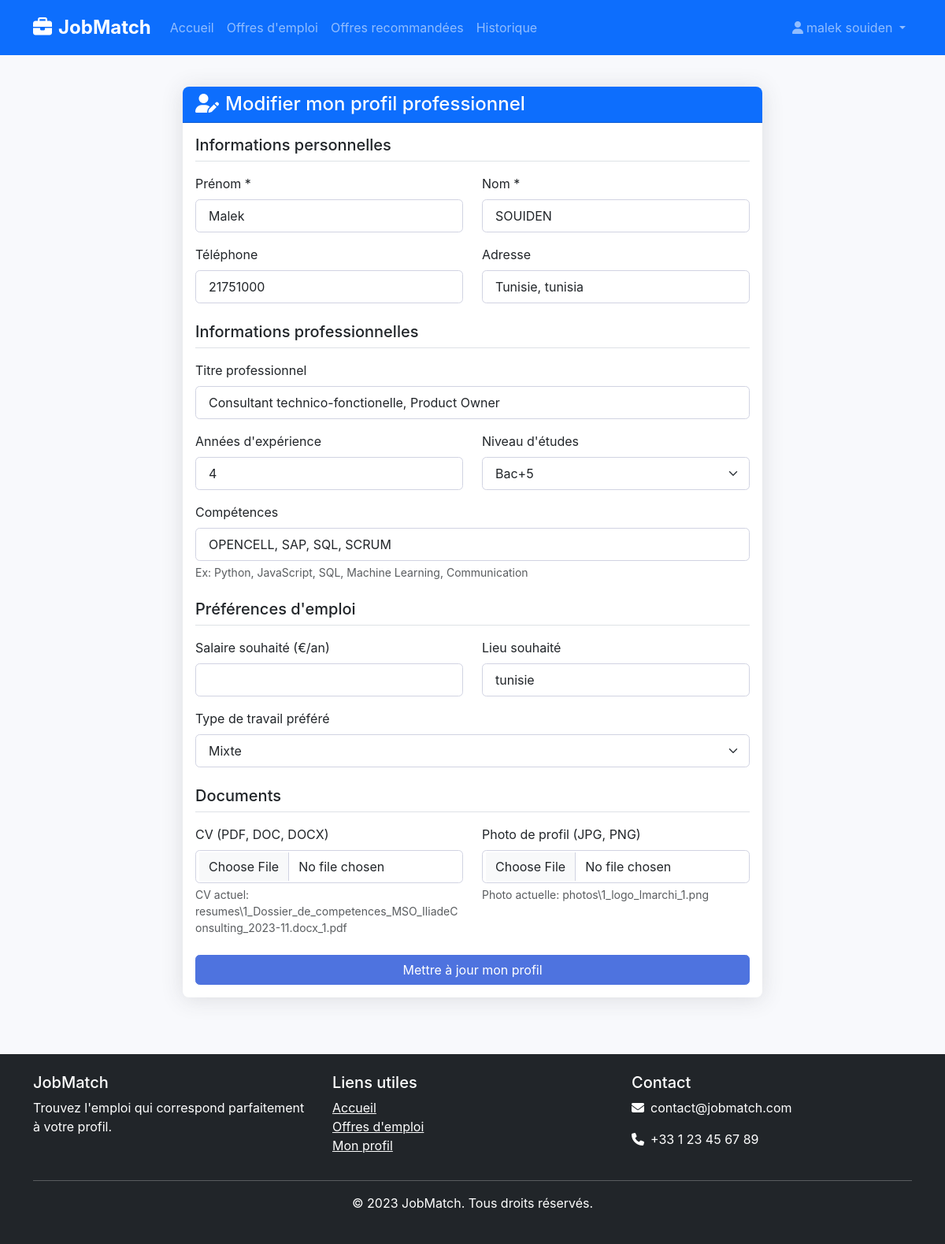
The app's page /profile/edit (signed in) with its own data.
### app/models/user.py (models this page shows, shortened)
class User(db.Model, UserMixin):
    id = db.Column(db.Integer, primary_key=True)
    username = db.Column(db.String(20), unique=True, nullable=False)
    email = db.Column(db.String(120), unique=True, nullable=False)
    password_hash = db.Column(db.String(60), nullable=False)
    created_at = db.Column(db.DateTime, default=datetime.utcnow)
    profile = db.relationship('Profile', backref='user', uselist=False, cascade='all, delete-orphan')
    search_history = db.relationship('SearchHistory', backref='user', lazy=True, cascade='all, delete-orphan')

### app/models/profile.py (models this page shows, shortened)
class Profile(db.Model):
    id = db.Column(db.Integer, primary_key=True)
    user_id = db.Column(db.Integer, db.ForeignKey('user.id'), nullable=False)
    first_name = db.Column(db.String(50), nullable=False)
    last_name = db.Column(db.String(50), nullable=False)
    phone = db.Column(db.String(20))
    address = db.Column(db.String(200))
    title = db.Column(db.String(100))  # Titre professionnel
    years_experience = db.Column(db.Integer, default=0)
    education_level = db.Column(db.String(50))  # Niveau d'études
    desired_salary = db.Column(db.Integer)
    desired_location = db.Column(db.String(100))
    work_type = db.Column(db.String(20))  # Présentiel, télétravail, mixte
    resume_path = db.Column(db.String(255))
    photo_path = db.Column(db.String(255))
    skills = db.relationship('Skill', secondary=profile_skills, lazy='subquery',
                            backref=db.backref('profiles', lazy=True))

### app/routes/profile.py (the view, shortened to what this page needs)
@profile.route('/profile/edit', methods=['GET', 'POST'])
@login_required
def edit_profile():
    if not current_user.profile:
        return redirect(url_for('profile.create_profile'))
    profile = current_user.profile
    skills_str = ', '.join([skill.name for skill in profile.skills])
    return render_template('profile/edit.html', profile=profile, skills=skills_str)

### app/models/user.py (called while the page is built)
@login_manager.user_loader
def load_user(user_id):
    return User.query.get(int(user_id))

### app/templates/profile/edit.html (shortened to what this page needs)
{% extends "base.html" %}
{% block content %}
<div class="row justify-content-center">
    <div class="col-md-8">
        <div class="card shadow">
            <div class="card-header bg-primary text-white">
                <h4 class="mb-0"><i class="fas fa-user-edit me-2"></i>Modifier mon profil professionnel</h4>
            </div>
            <div class="card-body">
                <form method="POST" action="{{ url_for('profile.edit_profile') }}" enctype="multipart/form-data">
                    <h5 class="border-bottom pb-2 mb-3">Informations personnelles</h5>
                    <div class="row mb-3">
                        <div class="col-md-6">
                            <label for="first_name" class="form-label">Prénom *</label>
                            <input type="text" class="form-control" id="first_name" name="first_name" value="{{ profile.first_name }}" required>
                        </div>
                        <div class="col-md-6">
                            <label for="last_name" class="form-label">Nom *</label>
                            <input type="text" class="form-control" id="last_name" name="last_name" value="{{ profile.last_name }}" required>
                        </div>
                    </div>
                    <div class="row mb-3">
                        <div class="col-md-6">
                            <label for="phone" class="form-label">Téléphone</label>
                            <input type="tel" class="form-control" id="phone" name="phone" value="{{ profile.phone or '' }}">
                        </div>
                        <div class="col-md-6">
                            <label for="address" class="form-label">Adresse</label>
                            <input type="text" class="form-control" id="address" name="address" value="{{ profile.address or '' }}">
                        </div>
                    </div>
                    <h5 class="border-bottom pb-2 mb-3 mt-4">Informations professionnelles</h5>
                    <div class="mb-3">
                        <label for="title" class="form-label">Titre professionnel</label>
                        <input type="text" class="form-control" id="title" name="title" value="{{ profile.title or '' }}" placeholder="Ex: Développeur Web, Data Scientist...">
                    </div>
                    <div class="row mb-3">
                        <div class="col-md-6">
                            <label for="years_experience" class="form-label">Années d'expérience</label>
                            <input type="number" class="form-control" id="years_experience" name="years_experience" value="{{ profile.years_experience or 0 }}" min="0">
                        </div>
                        <div class="col-md-6">
                            <label for="education_level" class="form-label">Niveau d'études</label>
                            <select class="form-select" id="education_level" name="education_level">
                                <option value="Bac+5" {% if profile.education_level == 'Bac+5' %}selected{% endif %}>Bac+5</option>
                            </select>
                        </div>
                    </div>
                    <div class="mb-3">
                        <label for="skills" class="form-label">Compétences</label>
                        <input type="text" class="form-control" id="skills" name="skills" value="{{ skills }}" placeholder="Séparez les compétences par des virgules">
                        <div class="form-text">Ex: Python, JavaScript, SQL, Machine Learning, Communication</div>
                    </div>
                    <h5 class="border-bottom pb-2 mb-3 mt-4">Préférences d'emploi</h5>
                    <div class="row mb-3">
                        <div class="col-md-6">
                            <label for="desired_salary" class="form-label">Salaire souhaité (€/an)</label>
                            <input type="number" class="form-control" id="desired_salary" name="desired_salary" value="{{ profile.desired_salary or '' }}" min="0">
                        </div>
                        <div class="col-md-6">
                            <label for="desired_location" class="form-label">Lieu souhaité</label>
                            <input type="text" class="form-control" id="desired_location" name="desired_location" value="{{ profile.desired_location or '' }}" placeholder="Ex: Paris, Lyon...">
                        </div>
                    </div>
                    <div class="mb-3">
                        <label for="work_type" class="form-label">Type de travail préféré</label>
                        <select class="form-select" id="work_type" name="work_type">
                            <option value="Mixte" {% if profile.work_type == 'Mixte' %}selected{% endif %}>Mixte</option>
                        </select>
                    </div>
                    <h5 class="border-bottom pb-2 mb-3 mt-4">Documents</h5>
                    <div class="row mb-3">
                        <div class="col-md-6">
                            <label for="resume" class="form-label">CV (PDF, DOC, DOCX)</label>
                            <input type="file" class="form-control" id="resume" name="resume" accept=".pdf,.doc,.docx">
                            {% if profile.resume_path %}
                            <div class="form-text">CV actuel: {{ profile.resume_path.split('/')[-1] }}</div>
                            {% endif %}
                        </div>
                        <div class="col-md-6">
                            <label for="photo" class="form-label">Photo de profil (JPG, PNG)</label>
                            <input type="file" class="form-control" id="photo" name="photo" accept=".jpg,.jpeg,.png">
                            {% if profile.photo_path %}
                            <div class="form-text">Photo actuelle: {{ profile.photo_path.split('/')[-1] }}</div>
                            {% endif %}
                        </div>
                    </div>
                    <div class="d-grid mt-4">
                        <button type="submit" class="btn btn-primary">Mettre à jour mon profil</button>
                    </div>
                </form>
            </div>
        </div>
    </div>
</div>
{% endblock %}

### app/templates/base.html (shortened to what this page needs)
<!DOCTYPE html>
<html lang="fr">
<head>
    <link href="https://cdn.jsdelivr.net/npm/bootstrap@5.3.0/dist/css/bootstrap.min.css" rel="stylesheet">
    <link rel="stylesheet" href="https://cdnjs.cloudflare.com/ajax/libs/font-awesome/6.4.0/css/all.min.css">
    <link rel="stylesheet" href="{{ url_for('static', filename='css/main.css') }}">
</head>
<body>
    <nav class="navbar navbar-expand-lg navbar-dark bg-primary">
        <div class="container">
            <a class="navbar-brand" href="{{ url_for('jobs.home') }}">
                <i class="fas fa-briefcase me-2"></i>JobMatch
            </a>
            <div class="collapse navbar-collapse" id="navbarNav">
                <ul class="navbar-nav me-auto">
                    <li class="nav-item">
                        <a class="nav-link" href="{{ url_for('jobs.home') }}">Accueil</a>
                    </li>
                    <li class="nav-item">
                        <a class="nav-link" href="{{ url_for('jobs.job_list') }}">Offres d'emploi</a>
                    </li>
                    {% if current_user.is_authenticated %}
                    <li class="nav-item">
                        <a class="nav-link" href="{{ url_for('jobs.match_jobs') }}">Offres recommandées</a>
                    </li>
                    <li class="nav-item">
                        <a class="nav-link" href="{{ url_for('history.search_history') }}">Historique</a>
                    </li>
                    {% endif %}
                </ul>
                <ul class="navbar-nav">
                    {% if current_user.is_authenticated %}
                    <li class="nav-item dropdown">
                        <a class="nav-link dropdown-toggle" href="#" id="navbarDropdown" role="button" data-bs-toggle="dropdown">
                            <i class="fas fa-user me-1"></i>{{ current_user.username }}
                        </a>
                    </li>
                    {% endif %}
                </ul>
            </div>
        </div>
    </nav>
    <main class="container py-4">
        {% block content %}{% endblock %}
    </main>
    <footer class="bg-dark text-white py-4 mt-5">
        <div class="container">
            <div class="row">
                <div class="col-md-4">
                    <h5>JobMatch</h5>
                    <p>Trouvez l'emploi qui correspond parfaitement à votre profil.</p>
                </div>
                <div class="col-md-4">
                    <h5>Liens utiles</h5>
                    <ul class="list-unstyled">
                        <li><a href="{{ url_for('jobs.home') }}" class="text-white">Accueil</a></li>
                        <li><a href="{{ url_for('jobs.job_list') }}" class="text-white">Offres d'emploi</a></li>
                        {% if current_user.is_authenticated %}
                        <li><a href="{{ url_for('profile.view_profile') }}" class="text-white">Mon profil</a></li>
                        {% else %}
                        <li><a href="{{ url_for('auth.login') }}" class="text-white">Connexion</a></li>
                        <li><a href="{{ url_for('auth.signup') }}" class="text-white">Inscription</a></li>
                        {% endif %}
                    </ul>
                </div>
                <div class="col-md-4">
                    <h5>Contact</h5>
                    <p><i class="fas fa-envelope me-2"></i>contact@jobmatch.com</p>
                    <p><i class="fas fa-phone me-2"></i>+33 1 23 45 67 89</p>
                </div>
            </div>
            <hr>
            <div class="text-center">
                <p>&copy; 2023 JobMatch. Tous droits réservés.</p>
            </div>
        </div>
    </footer>
</body>
</html>

### app/static/css/main.css (style rules this page uses)
:root { --primary-color: #4e73df; --secondary-color: #858796; --success-color: #1cc88a; --info-color: #36b9cc; --warning-color: #f6c23e; --danger-color: #e74a3b; --light-color: #f8f9fc; --dark-color: #5a5c69; }
body { font-family: "Nunito", -apple-system, BlinkMacSystemFont, "Segoe UI", Roboto, "Helvetica Neue", Arial, sans-serif; background-color: #f8f9fc; }
.shadow { box-shadow: 0 0.15rem 1.75rem 0 rgba(58, 59, 69, 0.15) !important; }
.card { border: none; border-radius: 0.5rem; }
.card-header { border-top-left-radius: 0.5rem !important; border-top-right-radius: 0.5rem !important; }
.navbar { padding: 0.75rem 1rem; }
.navbar-brand { font-weight: 700; font-size: 1.5rem; }
.btn { border-radius: 0.35rem; padding: 0.375rem 1rem; }
.btn-primary { background-color: var(--primary-color); border-color: var(--primary-color); }
.form-control, .form-select { border-radius: 0.35rem; padding: 0.5rem 1rem; border: 1px solid #d1d3e2; }
.job-card { transition: transform 0.2s; }
footer { margin-top: 3rem; }

### records on screen
User: username "malek souiden"
Profile: first_name "Malek", last_name "SOUIDEN", phone "21751000", address "Tunisie, tunisia", title "Consultant technico-fonctionelle, Product Owner", years_experience "4", education_level "Bac+5", desired_location "tunisie", work_type "Mixte", resume_path "resumes\\1_Dossier_de_competences_MSO_IliadeConsulting_2023-11.docx_1.pdf", photo_path "photos\\1_logo_lmarchi_1.png"
